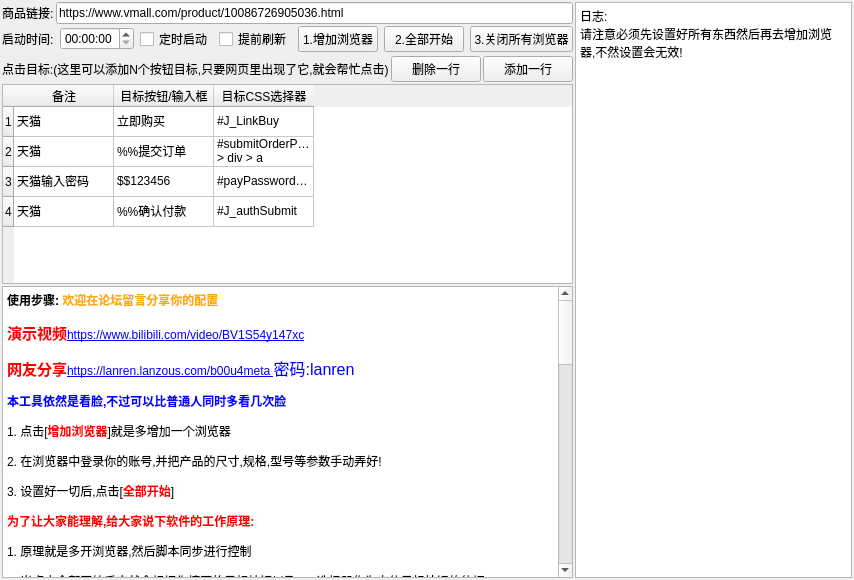
<?xml version="1.0" encoding="UTF-8"?>
<ui version="4.0">
 <class>MainWindow</class>
 <widget class="QMainWindow" name="MainWindow">
  <property name="geometry">
   <rect>
    <x>0</x>
    <y>0</y>
    <width>854</width>
    <height>580</height>
   </rect>
  </property>
  <property name="windowTitle">
   <string>MainWindow</string>
  </property>
  <widget class="QWidget" name="centralwidget">
   <layout class="QGridLayout" name="gridLayout">
    <property name="leftMargin">
     <number>2</number>
    </property>
    <property name="topMargin">
     <number>2</number>
    </property>
    <property name="rightMargin">
     <number>2</number>
    </property>
    <property name="bottomMargin">
     <number>2</number>
    </property>
    <property name="spacing">
     <number>2</number>
    </property>
    <item row="3" column="0" colspan="4">
     <layout class="QHBoxLayout" name="horizontalLayout_3">
      <item>
       <widget class="QLabel" name="lb_an">
        <property name="text">
         <string>点击目标:(这里可以添加N个按钮目标,只要网页里出现了它,就会帮忙点击)</string>
        </property>
       </widget>
      </item>
      <item>
       <widget class="QPushButton" name="bt_sub">
        <property name="text">
         <string>删除一行</string>
        </property>
       </widget>
      </item>
      <item>
       <widget class="QPushButton" name="bt_add">
        <property name="text">
         <string>添加一行</string>
        </property>
       </widget>
      </item>
     </layout>
    </item>
    <item row="0" column="5" rowspan="6">
     <widget class="QTextEdit" name="ed_log">
      <property name="maximumSize">
       <size>
        <width>300</width>
        <height>99999</height>
       </size>
      </property>
      <property name="html">
       <string>&lt;!DOCTYPE HTML PUBLIC &quot;-//W3C//DTD HTML 4.0//EN&quot; &quot;http://www.w3.org/TR/REC-html40/strict.dtd&quot;&gt;
&lt;html&gt;&lt;head&gt;&lt;meta name=&quot;qrichtext&quot; content=&quot;1&quot; /&gt;&lt;style type=&quot;text/css&quot;&gt;
p, li { white-space: pre-wrap; }
&lt;/style&gt;&lt;/head&gt;&lt;body style=&quot; font-family:'SimSun'; font-size:9pt; font-weight:400; font-style:normal;&quot;&gt;
&lt;p style=&quot; margin-top:0px; margin-bottom:0px; margin-left:0px; margin-right:0px; -qt-block-indent:0; text-indent:0px;&quot;&gt;日志:&lt;/p&gt;
&lt;p style=&quot; margin-top:0px; margin-bottom:0px; margin-left:0px; margin-right:0px; -qt-block-indent:0; text-indent:0px;&quot;&gt;请注意必须先设置好所有东西然后再去增加浏览器,不然设置会无效!&lt;/p&gt;&lt;/body&gt;&lt;/html&gt;</string>
      </property>
     </widget>
    </item>
    <item row="4" column="0" colspan="4">
     <widget class="QTableWidget" name="tab_mban">
      <property name="maximumSize">
       <size>
        <width>16777215</width>
        <height>200</height>
       </size>
      </property>
      <property name="toolTip">
       <string>&lt;html&gt;&lt;head/&gt;&lt;body&gt;&lt;p&gt;&lt;span style=&quot; font-size:11pt; font-weight:600; color:#ff0000;&quot;&gt;这里请注意了: &lt;/span&gt;&lt;/p&gt;&lt;p&gt;&lt;span style=&quot; font-size:11pt;&quot;&gt;如果是要输入 注意前缀格式&lt;/span&gt;&lt;span style=&quot; font-size:11pt; color:#0000ff;&quot;&gt;$$&lt;/span&gt;&lt;span style=&quot; font-size:11pt;&quot;&gt;:&lt;/span&gt;&lt;/p&gt;&lt;p&gt;&lt;span style=&quot; font-size:11pt;&quot;&gt;比如:&lt;/span&gt;&lt;span style=&quot; font-size:11pt; color:#0000ff;&quot;&gt; $$123456 &lt;/span&gt;&lt;/p&gt;&lt;p&gt;&lt;span style=&quot; font-size:11pt;&quot;&gt;那它就会输入&lt;/span&gt;&lt;span style=&quot; font-size:11pt; color:#ffaa00;&quot;&gt;123456&lt;/span&gt;&lt;/p&gt;&lt;p&gt;&lt;span style=&quot; font-size:11pt; font-weight:600;&quot;&gt;注意这里如果是填的输入,那CSS就必须设置&lt;/span&gt;&lt;/p&gt;&lt;p&gt;&lt;span style=&quot; font-size:11pt; font-weight:600; color:#ff0000;&quot;&gt;进阶玩法:&lt;/span&gt;&lt;/p&gt;&lt;p&gt;&lt;span style=&quot; font-size:11pt; font-weight:600; color:#ff0000;&quot;&gt;这里的目标按钮支持前缀%% 来控制不重复点击&lt;/span&gt;&lt;/p&gt;&lt;p&gt;&lt;span style=&quot; font-size:11pt; font-weight:600;&quot;&gt;1.一开始是灰色的按钮,或者点击后马上就跳转到下一个页面的就不需要前缀%%&lt;/span&gt;&lt;/p&gt;&lt;p&gt;&lt;span style=&quot; font-size:11pt; font-weight:600;&quot;&gt;2.如果是随时就可以点击成功的按钮,则在前面加入%%&lt;/span&gt;&lt;/p&gt;&lt;p&gt;&lt;span style=&quot; font-size:11pt; font-weight:600;&quot;&gt;例如:&lt;/span&gt;&lt;span style=&quot; font-size:11pt; font-weight:600; color:#0000ff;&quot;&gt;%%加入购物车&lt;/span&gt;&lt;span style=&quot; font-size:11pt; font-weight:600; color:#ffaa00;&quot;&gt;%%预约&lt;/span&gt;&lt;/p&gt;&lt;p&gt;&lt;span style=&quot; font-size:11pt; font-weight:600; color:#ff0000;&quot;&gt;原理解析:&lt;/span&gt;&lt;/p&gt;&lt;p&gt;&lt;span style=&quot; font-size:11pt; font-weight:600;&quot;&gt;因为正常情况下,程序是会不断的去点击目标按钮的直到整个按钮不见了,程序才会往下走,去判断下一个步骤,比如淘宝的立即购买,一开始是没有这个按钮的,或者是点不动的,只有到时间了才能点击,点击后,直接是调到提交订单的页面了,也就是这个立即购买按钮已经消失了,所以程序会执行下一步,而这个%%就是不判断是否点击成功,反正就找到这个按钮了,就帮忙点击1次,没找到就等待它出现.点完后就开始下一个步骤!仔细理解一下就明白区别了!&lt;/span&gt;&lt;/p&gt;&lt;/body&gt;&lt;/html&gt;</string>
      </property>
      <row>
       <property name="text">
        <string>1</string>
       </property>
      </row>
      <row>
       <property name="text">
        <string>2</string>
       </property>
      </row>
      <row>
       <property name="text">
        <string>3</string>
       </property>
      </row>
      <row>
       <property name="text">
        <string>4</string>
       </property>
      </row>
      <column>
       <property name="text">
        <string>备注</string>
       </property>
      </column>
      <column>
       <property name="text">
        <string>目标按钮/输入框</string>
       </property>
      </column>
      <column>
       <property name="text">
        <string>目标CSS选择器</string>
       </property>
      </column>
      <item row="0" column="0">
       <property name="text">
        <string>天猫</string>
       </property>
      </item>
      <item row="0" column="1">
       <property name="text">
        <string>立即购买</string>
       </property>
      </item>
      <item row="0" column="2">
       <property name="text">
        <string>#J_LinkBuy</string>
       </property>
      </item>
      <item row="1" column="0">
       <property name="text">
        <string>天猫</string>
       </property>
      </item>
      <item row="1" column="1">
       <property name="text">
        <string>%%提交订单</string>
       </property>
      </item>
      <item row="1" column="2">
       <property name="text">
        <string>#submitOrderPC_1 &gt; div &gt; a</string>
       </property>
      </item>
      <item row="2" column="0">
       <property name="text">
        <string>天猫输入密码</string>
       </property>
      </item>
      <item row="2" column="1">
       <property name="text">
        <string>$$123456</string>
       </property>
      </item>
      <item row="2" column="2">
       <property name="text">
        <string>#payPassword_rsainput</string>
       </property>
      </item>
      <item row="3" column="0">
       <property name="text">
        <string>天猫</string>
       </property>
      </item>
      <item row="3" column="1">
       <property name="text">
        <string>%%确认付款</string>
       </property>
      </item>
      <item row="3" column="2">
       <property name="text">
        <string>#J_authSubmit</string>
       </property>
      </item>
     </widget>
    </item>
    <item row="5" column="0" colspan="4">
     <widget class="QTextEdit" name="te_help">
      <property name="html">
       <string>&lt;!DOCTYPE HTML PUBLIC &quot;-//W3C//DTD HTML 4.0//EN&quot; &quot;http://www.w3.org/TR/REC-html40/strict.dtd&quot;&gt;
&lt;html&gt;&lt;head&gt;&lt;meta name=&quot;qrichtext&quot; content=&quot;1&quot; /&gt;&lt;style type=&quot;text/css&quot;&gt;
p, li { white-space: pre-wrap; }
&lt;/style&gt;&lt;/head&gt;&lt;body style=&quot; font-family:'SimSun'; font-size:9pt; font-weight:400; font-style:normal;&quot;&gt;
&lt;p style=&quot; margin-top:12px; margin-bottom:12px; margin-left:0px; margin-right:0px; -qt-block-indent:0; text-indent:0px;&quot;&gt;&lt;span style=&quot; font-family:'微软雅黑'; font-weight:600;&quot;&gt;使用步骤: &lt;/span&gt;&lt;span style=&quot; font-family:'微软雅黑'; font-weight:600; color:#ffaa00;&quot;&gt;欢迎在论坛留言分享你的配置&lt;/span&gt;&lt;/p&gt;
&lt;p style=&quot; margin-top:12px; margin-bottom:12px; margin-left:0px; margin-right:0px; -qt-block-indent:0; text-indent:0px;&quot;&gt;&lt;span style=&quot; font-family:'微软雅黑'; font-size:11pt; font-weight:600; color:#ff0000;&quot;&gt;演示视频&lt;/span&gt;&lt;a href=&quot;https://www.bilibili.com/video/BV1S54y147xc&quot;&gt;&lt;span style=&quot; text-decoration: underline; color:#0000ff;&quot;&gt;https://www.bilibili.com/video/BV1S54y147xc&lt;/span&gt;&lt;/a&gt;&lt;/p&gt;
&lt;p style=&quot; margin-top:12px; margin-bottom:12px; margin-left:0px; margin-right:0px; -qt-block-indent:0; text-indent:0px;&quot;&gt;&lt;span style=&quot; font-family:'微软雅黑'; font-size:11pt; font-weight:600; color:#ff0000;&quot;&gt;网友分享&lt;/span&gt;&lt;a href=&quot;https://lanren.lanzous.com/b00u4meta &quot;&gt;&lt;span style=&quot; text-decoration: underline; color:#0000ff;&quot;&gt;https://lanren.lanzous.com/b00u4meta &lt;/span&gt;&lt;/a&gt;&lt;span style=&quot; font-family:'微软雅黑'; font-size:12pt; color:#0000ff;&quot;&gt;密码:lanren&lt;/span&gt;&lt;/p&gt;
&lt;p style=&quot; margin-top:12px; margin-bottom:12px; margin-left:0px; margin-right:0px; -qt-block-indent:0; text-indent:0px;&quot;&gt;&lt;span style=&quot; font-family:'微软雅黑'; font-weight:600; color:#0000ff;&quot;&gt;本工具依然是看脸,不过可以比普通人同时多看几次脸&lt;/span&gt;&lt;/p&gt;
&lt;p style=&quot; margin-top:12px; margin-bottom:12px; margin-left:0px; margin-right:0px; -qt-block-indent:0; text-indent:0px;&quot;&gt;&lt;span style=&quot; font-family:'微软雅黑';&quot;&gt;1. 点击[&lt;/span&gt;&lt;span style=&quot; font-family:'微软雅黑'; font-weight:600; color:#ff0000;&quot;&gt;增加浏览器&lt;/span&gt;&lt;span style=&quot; font-family:'微软雅黑';&quot;&gt;]就是多增加一个浏览器&lt;/span&gt;&lt;/p&gt;
&lt;p style=&quot; margin-top:12px; margin-bottom:12px; margin-left:0px; margin-right:0px; -qt-block-indent:0; text-indent:0px;&quot;&gt;&lt;span style=&quot; font-family:'微软雅黑';&quot;&gt;2. 在浏览器中登录你的账号,并把产品的尺寸,规格,型号等参数手动弄好!&lt;/span&gt;&lt;/p&gt;
&lt;p style=&quot; margin-top:12px; margin-bottom:12px; margin-left:0px; margin-right:0px; -qt-block-indent:0; text-indent:0px;&quot;&gt;&lt;span style=&quot; font-family:'微软雅黑';&quot;&gt;3. 设置好一切后,点击[&lt;/span&gt;&lt;span style=&quot; font-family:'微软雅黑'; font-weight:600; color:#ff0000;&quot;&gt;全部开始&lt;/span&gt;&lt;span style=&quot; font-family:'微软雅黑';&quot;&gt;]&lt;/span&gt;&lt;/p&gt;
&lt;p align=&quot;justify&quot; style=&quot; margin-top:12px; margin-bottom:12px; margin-left:0px; margin-right:0px; -qt-block-indent:0; text-indent:0px;&quot;&gt;&lt;span style=&quot; font-family:'微软雅黑'; font-weight:600; color:#ff0000;&quot;&gt;为了让大家能理解,给大家说下软件的工作原理:&lt;/span&gt;&lt;/p&gt;
&lt;p style=&quot; margin-top:12px; margin-bottom:12px; margin-left:0px; margin-right:0px; -qt-block-indent:0; text-indent:0px;&quot;&gt;&lt;span style=&quot; font-family:'微软雅黑';&quot;&gt;1. 原理就是多开浏览器,然后脚本同步进行控制&lt;/span&gt;&lt;/p&gt;
&lt;p style=&quot; margin-top:12px; margin-bottom:12px; margin-left:0px; margin-right:0px; -qt-block-indent:0; text-indent:0px;&quot;&gt;&lt;span style=&quot; font-family:'微软雅黑';&quot;&gt;2. 当点击全部开始后它就会根据你填写的目标按钮以及Css选择器作为定位目标按钮的依据&lt;/span&gt;&lt;/p&gt;
&lt;p style=&quot; margin-top:12px; margin-bottom:12px; margin-left:0px; margin-right:0px; -qt-block-indent:0; text-indent:0px;&quot;&gt;&lt;span style=&quot; font-family:'微软雅黑';&quot;&gt;3. 优先CSS选择器(下方有教程),如果没找到,则会通过目标按钮名来定位目标按钮&lt;/span&gt;&lt;/p&gt;
&lt;p style=&quot; margin-top:12px; margin-bottom:12px; margin-left:0px; margin-right:0px; -qt-block-indent:0; text-indent:0px;&quot;&gt;&lt;span style=&quot; font-family:'微软雅黑';&quot;&gt;4. 只需要满足其中一个条件就可以找到目标,然后就会不断点击&lt;/span&gt;&lt;/p&gt;
&lt;p style=&quot; margin-top:12px; margin-bottom:12px; margin-left:0px; margin-right:0px; -qt-block-indent:0; text-indent:0px;&quot;&gt;&lt;span style=&quot; font-family:'微软雅黑';&quot;&gt;5.支持判断N个按钮,比如你的购买步骤比较多时,只要提前加入好目标按钮名和选择器就可以骚气运行&lt;/span&gt;&lt;/p&gt;
&lt;p style=&quot; margin-top:12px; margin-bottom:12px; margin-left:0px; margin-right:0px; -qt-block-indent:0; text-indent:0px;&quot;&gt;&lt;span style=&quot; font-family:'微软雅黑';&quot;&gt;6.支持帮忙输入文字的操作,比如帮忙输入密码&lt;/span&gt;&lt;/p&gt;
&lt;p style=&quot; margin-top:12px; margin-bottom:12px; margin-left:0px; margin-right:0px; -qt-block-indent:0; text-indent:0px;&quot;&gt;&lt;span style=&quot; font-family:'微软雅黑';&quot;&gt;7.它是按照顺序往下走的(注意了我特意改进了一下)&lt;/span&gt;&lt;/p&gt;
&lt;p style=&quot; margin-top:12px; margin-bottom:12px; margin-left:0px; margin-right:0px; -qt-block-indent:0; text-indent:0px;&quot;&gt;&lt;span style=&quot; font-family:'微软雅黑'; font-weight:600;&quot;&gt;如何填写目标按钮 和 CSS选择器呢?&lt;/span&gt;&lt;/p&gt;
&lt;p style=&quot; margin-top:12px; margin-bottom:12px; margin-left:0px; margin-right:0px; -qt-block-indent:0; text-indent:0px;&quot;&gt;&lt;span style=&quot; font-family:'微软雅黑'; font-weight:600;&quot;&gt;目标名:&lt;/span&gt;&lt;/p&gt;
&lt;p style=&quot; margin-top:12px; margin-bottom:12px; margin-left:0px; margin-right:0px; -qt-block-indent:0; text-indent:0px;&quot;&gt;&lt;span style=&quot; font-family:'微软雅黑';&quot;&gt;目标按钮名,很容易理解就是你需要帮忙点击的按钮的标题(必须是可以开始抢购时的按钮名)&lt;/span&gt;&lt;/p&gt;
&lt;p style=&quot; margin-top:12px; margin-bottom:12px; margin-left:0px; margin-right:0px; -qt-block-indent:0; text-indent:0px;&quot;&gt;&lt;span style=&quot; font-family:'微软雅黑';&quot;&gt;如果是需要输入文字,则这里的填写格式为$$文字 比如:$$123456 它就会输入123456&lt;/span&gt;&lt;/p&gt;
&lt;p style=&quot; margin-top:12px; margin-bottom:12px; margin-left:0px; margin-right:0px; -qt-block-indent:0; text-indent:0px;&quot;&gt;&lt;span style=&quot; font-family:'微软雅黑'; color:#ff0000;&quot;&gt;如果是选择帮忙输入了,那就只能用CSS选择器的方式定位输入框&lt;/span&gt;&lt;/p&gt;
&lt;p style=&quot; margin-top:12px; margin-bottom:12px; margin-left:0px; margin-right:0px; -qt-block-indent:0; text-indent:0px;&quot;&gt;&lt;span style=&quot; font-family:'微软雅黑'; font-size:11pt; font-weight:600; color:#0000ff;&quot;&gt;进阶玩法:&lt;/span&gt;&lt;/p&gt;
&lt;p style=&quot; margin-top:12px; margin-bottom:12px; margin-left:0px; margin-right:0px; -qt-block-indent:0; text-indent:0px;&quot;&gt;&lt;span style=&quot; font-family:'微软雅黑'; font-size:11pt; color:#ff0000;&quot;&gt;这里的目标按钮支持前缀%% 来控制不重复点击 ##来配置下拉滚动条 可以同时存在&lt;/span&gt;&lt;/p&gt;
&lt;p style=&quot; margin-top:12px; margin-bottom:12px; margin-left:0px; margin-right:0px; -qt-block-indent:0; text-indent:0px;&quot;&gt;&lt;span style=&quot; font-family:'微软雅黑';&quot;&gt;1.一开始是灰色的按钮,或者点击后马上就跳转到下一个页面的就不需要前缀%%&lt;/span&gt;&lt;/p&gt;
&lt;p style=&quot; margin-top:12px; margin-bottom:12px; margin-left:0px; margin-right:0px; -qt-block-indent:0; text-indent:0px;&quot;&gt;&lt;span style=&quot; font-family:'微软雅黑';&quot;&gt;2.如果是随时就可以点击成功的按钮,则在前面加入%%&lt;/span&gt;&lt;/p&gt;
&lt;p style=&quot; margin-top:12px; margin-bottom:12px; margin-left:0px; margin-right:0px; -qt-block-indent:0; text-indent:0px;&quot;&gt;&lt;span style=&quot; font-family:'微软雅黑';&quot;&gt;例如:&lt;/span&gt;&lt;span style=&quot; color:#0000ff;&quot;&gt;%%加入购物车 &lt;/span&gt;&lt;span style=&quot; color:#ffaa00;&quot;&gt;%%预约&lt;/span&gt;&lt;/p&gt;
&lt;p style=&quot; margin-top:12px; margin-bottom:12px; margin-left:0px; margin-right:0px; -qt-block-indent:0; text-indent:0px;&quot;&gt;&lt;span style=&quot; font-family:'微软雅黑'; color:#000000;&quot;&gt;3.如果跳转后目标按钮并没有第一时间渲染显示,需要下划滚动条,则在目标按钮名字中随便一个位置加入##来标识&lt;/span&gt;&lt;/p&gt;
&lt;p style=&quot; margin-top:12px; margin-bottom:12px; margin-left:0px; margin-right:0px; -qt-block-indent:0; text-indent:0px;&quot;&gt;&lt;span style=&quot; font-family:'微软雅黑';&quot;&gt;例如&lt;/span&gt;&lt;span style=&quot; font-family:'微软雅黑'; color:#000000;&quot;&gt;:京东的提交订单 可以这样填:&lt;/span&gt;&lt;span style=&quot; font-family:'微软雅黑'; color:#ff0000;&quot;&gt;##提交订单&lt;/span&gt;&lt;/p&gt;
&lt;p style=&quot; margin-top:12px; margin-bottom:12px; margin-left:0px; margin-right:0px; -qt-block-indent:0; text-indent:0px;&quot;&gt;&lt;span style=&quot; font-family:'微软雅黑'; color:#ff0000;&quot;&gt;原理解析:&lt;/span&gt;&lt;/p&gt;
&lt;p style=&quot; margin-top:12px; margin-bottom:12px; margin-left:0px; margin-right:0px; -qt-block-indent:0; text-indent:0px;&quot;&gt;&lt;span style=&quot; font-family:'微软雅黑';&quot;&gt;因为正常情况下,程序是会不断的去点击目标按钮的直到整个按钮不见了,程序才会往下走,去判断下一个步骤,比如淘宝的立即购买,一开始是没有这个按钮的,或者是点不动的,只有到时间了才能点击,点击后,直接是调到提交订单的页面了,也就是这个立即购买按钮已经消失了,所以程序会执行下一步,而这个%%就是不判断是否点击成功,反正就找到这个按钮了,就帮忙点击1次,没找到就等待它出现.点完后就开始下一个步骤!仔细理解一下就明白区别了!&lt;/span&gt;&lt;/p&gt;
&lt;p style=&quot; margin-top:12px; margin-bottom:12px; margin-left:0px; margin-right:0px; -qt-block-indent:0; text-indent:0px;&quot;&gt;&lt;span style=&quot; font-family:'微软雅黑'; font-weight:600;&quot;&gt;目标CSS选择器:&lt;/span&gt;&lt;/p&gt;
&lt;p style=&quot; margin-top:12px; margin-bottom:12px; margin-left:0px; margin-right:0px; -qt-block-indent:0; text-indent:0px;&quot;&gt;&lt;span style=&quot; font-family:'微软雅黑';&quot;&gt;(1) 首先用Google Chrome浏览器打开你的商品网站&lt;/span&gt;&lt;/p&gt;
&lt;p style=&quot; margin-top:12px; margin-bottom:12px; margin-left:0px; margin-right:0px; -qt-block-indent:0; text-indent:0px;&quot;&gt;&lt;span style=&quot; font-family:'微软雅黑';&quot;&gt;(2) 然后按下F12进入开发者模式&lt;/span&gt;&lt;/p&gt;
&lt;p style=&quot; margin-top:12px; margin-bottom:12px; margin-left:0px; margin-right:0px; -qt-block-indent:0; text-indent:0px;&quot;&gt;&lt;span style=&quot; font-family:'微软雅黑';&quot;&gt;(3) 然后看图操作&lt;/span&gt;&lt;a href=&quot;https://attach.52pojie.cn//forum/202011/12/165648ml2jxid0bzflaz0f.gif&quot;&gt;&lt;span style=&quot; text-decoration: underline; color:#0000ff;&quot;&gt;https://attach.52pojie.cn//forum/202011/12/165648ml2jxid0bzflaz0f.gif&lt;/span&gt;&lt;/a&gt;&lt;/p&gt;
&lt;p style=&quot; margin-top:12px; margin-bottom:12px; margin-left:0px; margin-right:0px; -qt-block-indent:0; text-indent:0px;&quot;&gt;&lt;br /&gt;&lt;/p&gt;
&lt;p style=&quot; margin-top:12px; margin-bottom:12px; margin-left:0px; margin-right:0px; -qt-block-indent:0; text-indent:0px;&quot;&gt;&lt;br /&gt;&lt;/p&gt;&lt;/body&gt;&lt;/html&gt;</string>
      </property>
     </widget>
    </item>
    <item row="0" column="0" colspan="4">
     <layout class="QHBoxLayout" name="horizontalLayout_2">
      <item>
       <widget class="QLabel" name="uRLLabel">
        <property name="text">
         <string>商品链接:</string>
        </property>
       </widget>
      </item>
      <item>
       <widget class="QLineEdit" name="ed_url">
        <property name="text">
         <string>https://www.vmall.com/product/10086726905036.html</string>
        </property>
       </widget>
      </item>
     </layout>
    </item>
    <item row="1" column="0" colspan="4">
     <layout class="QHBoxLayout" name="horizontalLayout">
      <property name="spacing">
       <number>6</number>
      </property>
      <property name="leftMargin">
       <number>0</number>
      </property>
      <property name="topMargin">
       <number>0</number>
      </property>
      <property name="rightMargin">
       <number>0</number>
      </property>
      <property name="bottomMargin">
       <number>0</number>
      </property>
      <item>
       <widget class="QLabel" name="label">
        <property name="text">
         <string>启动时间:</string>
        </property>
       </widget>
      </item>
      <item>
       <widget class="QDateTimeEdit" name="dte_time">
        <property name="minimumSize">
         <size>
          <width>0</width>
          <height>0</height>
         </size>
        </property>
        <property name="maximumSize">
         <size>
          <width>120</width>
          <height>16777215</height>
         </size>
        </property>
        <property name="toolTip">
         <string>&lt;html&gt;&lt;head/&gt;&lt;body&gt;&lt;p&gt;&lt;span style=&quot; font-size:11pt;&quot;&gt;注意了,这里的时间是本地电脑的时间&lt;/span&gt;&lt;/p&gt;&lt;p&gt;&lt;br/&gt;&lt;/p&gt;&lt;p&gt;&lt;span style=&quot; font-size:11pt;&quot;&gt;提前刷新是会在时间到的时候先刷新然后再开始&lt;/span&gt;&lt;/p&gt;&lt;p&gt;&lt;br/&gt;&lt;/p&gt;&lt;p&gt;&lt;span style=&quot; font-size:11pt;&quot;&gt;(如果太晚了,可以时间稍微提前一点)&lt;/span&gt;&lt;/p&gt;&lt;/body&gt;&lt;/html&gt;</string>
        </property>
        <property name="displayFormat">
         <string>hh:mm:ss</string>
        </property>
        <property name="timeSpec">
         <enum>Qt::LocalTime</enum>
        </property>
       </widget>
      </item>
      <item>
       <widget class="QCheckBox" name="cb_sfds">
        <property name="toolTip">
         <string>&lt;html&gt;&lt;head/&gt;&lt;body&gt;&lt;p&gt;&lt;span style=&quot; font-size:11pt;&quot;&gt;注意了,这里的时间是本地电脑的时间&lt;/span&gt;&lt;/p&gt;&lt;p&gt;&lt;br/&gt;&lt;/p&gt;&lt;p&gt;&lt;span style=&quot; font-size:11pt;&quot;&gt;提前刷新是会在时间到的时候先刷新然后再开始&lt;/span&gt;&lt;/p&gt;&lt;p&gt;&lt;br/&gt;&lt;/p&gt;&lt;p&gt;&lt;span style=&quot; font-size:11pt;&quot;&gt;(如果太晚了,可以时间稍微提前一点)&lt;/span&gt;&lt;/p&gt;&lt;/body&gt;&lt;/html&gt;</string>
        </property>
        <property name="text">
         <string>定时启动</string>
        </property>
       </widget>
      </item>
      <item>
       <widget class="QCheckBox" name="cb_tqsx">
        <property name="toolTip">
         <string>&lt;html&gt;&lt;head/&gt;&lt;body&gt;&lt;p&gt;&lt;span style=&quot; font-size:11pt;&quot;&gt;注意了,这里的时间是本地电脑的时间&lt;/span&gt;&lt;/p&gt;&lt;p&gt;&lt;br/&gt;&lt;/p&gt;&lt;p&gt;&lt;span style=&quot; font-size:11pt;&quot;&gt;提前刷新是会在时间到的时候先刷新然后再开始&lt;/span&gt;&lt;/p&gt;&lt;p&gt;&lt;br/&gt;&lt;/p&gt;&lt;p&gt;&lt;span style=&quot; font-size:11pt;&quot;&gt;(如果太晚了,可以时间稍微提前一点)&lt;/span&gt;&lt;/p&gt;&lt;/body&gt;&lt;/html&gt;</string>
        </property>
        <property name="text">
         <string>提前刷新</string>
        </property>
       </widget>
      </item>
      <item>
       <widget class="QPushButton" name="bt_openWeb">
        <property name="text">
         <string>1.增加浏览器</string>
        </property>
       </widget>
      </item>
      <item>
       <widget class="QPushButton" name="bt_start">
        <property name="text">
         <string>2.全部开始</string>
        </property>
       </widget>
      </item>
      <item>
       <widget class="QPushButton" name="bt_close_all">
        <property name="text">
         <string>3.关闭所有浏览器</string>
        </property>
       </widget>
      </item>
     </layout>
    </item>
   </layout>
   <zorder>tab_mban</zorder>
   <zorder>ed_log</zorder>
   <zorder>te_help</zorder>
  </widget>
 </widget>
 <resources/>
 <connections/>
</ui>
